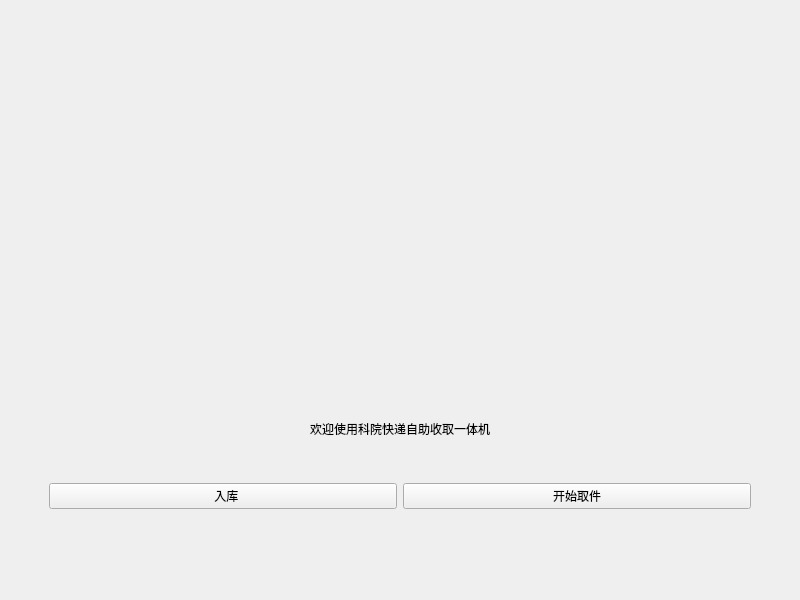
<?xml version="1.0" encoding="UTF-8"?>
<ui version="4.0">
 <class>Function_Selection_Window</class>
 <widget class="QMainWindow" name="Function_Selection_Window">
  <property name="geometry">
   <rect>
    <x>0</x>
    <y>0</y>
    <width>800</width>
    <height>600</height>
   </rect>
  </property>
  <property name="minimumSize">
   <size>
    <width>800</width>
    <height>600</height>
   </size>
  </property>
  <property name="maximumSize">
   <size>
    <width>800</width>
    <height>600</height>
   </size>
  </property>
  <property name="windowTitle">
   <string>快递自助收取一体机 -欢迎使用</string>
  </property>
  <property name="windowIcon">
   <iconset>
    <normaloff>Resource/icon.png</normaloff>Resource/icon.png</iconset>
  </property>
  <widget class="QWidget" name="centralwidget">
   <property name="minimumSize">
    <size>
     <width>800</width>
     <height>600</height>
    </size>
   </property>
   <property name="maximumSize">
    <size>
     <width>800</width>
     <height>600</height>
    </size>
   </property>
   <layout class="QHBoxLayout" name="horizontalLayout_2">
    <item>
     <layout class="QVBoxLayout" name="verticalLayout">
      <property name="leftMargin">
       <number>40</number>
      </property>
      <property name="topMargin">
       <number>40</number>
      </property>
      <property name="rightMargin">
       <number>40</number>
      </property>
      <property name="bottomMargin">
       <number>40</number>
      </property>
      <item>
       <widget class="QLabel" name="welcome_pic">
        <property name="maximumSize">
         <size>
          <width>780</width>
          <height>287</height>
         </size>
        </property>
        <property name="layoutDirection">
         <enum>Qt::LeftToRight</enum>
        </property>
        <property name="autoFillBackground">
         <bool>false</bool>
        </property>
        <property name="text">
         <string/>
        </property>
        <property name="pixmap">
         <pixmap>Resource/welcom.jpg</pixmap>
        </property>
        <property name="scaledContents">
         <bool>true</bool>
        </property>
       </widget>
      </item>
      <item>
       <widget class="QLabel" name="welcome_title">
        <property name="sizePolicy">
         <sizepolicy hsizetype="Preferred" vsizetype="Maximum">
          <horstretch>0</horstretch>
          <verstretch>0</verstretch>
         </sizepolicy>
        </property>
        <property name="layoutDirection">
         <enum>Qt::LeftToRight</enum>
        </property>
        <property name="styleSheet">
         <string notr="true">font: -75 20pt &quot;微软雅黑&quot;;</string>
        </property>
        <property name="text">
         <string>欢迎使用科院快递自助收取一体机</string>
        </property>
        <property name="textFormat">
         <enum>Qt::AutoText</enum>
        </property>
        <property name="alignment">
         <set>Qt::AlignHCenter|Qt::AlignTop</set>
        </property>
        <property name="margin">
         <number>10</number>
        </property>
       </widget>
      </item>
      <item>
       <layout class="QHBoxLayout" name="horizontalLayout">
        <item>
         <widget class="QPushButton" name="storeButton">
          <property name="layoutDirection">
           <enum>Qt::LeftToRight</enum>
          </property>
          <property name="styleSheet">
           <string notr="true">font: 20pt &quot;微软雅黑&quot;</string>
          </property>
          <property name="text">
           <string>  入库</string>
          </property>
          <property name="icon">
           <iconset>
            <normaloff>Resource/storage_button.png</normaloff>Resource/storage_button.png</iconset>
          </property>
          <property name="iconSize">
           <size>
            <width>200</width>
            <height>200</height>
           </size>
          </property>
         </widget>
        </item>
        <item>
         <widget class="QPushButton" name="pickupButton">
          <property name="styleSheet">
           <string notr="true">font: 20pt &quot;微软雅黑&quot;;</string>
          </property>
          <property name="text">
           <string>开始取件</string>
          </property>
          <property name="icon">
           <iconset>
            <normaloff>Resource/Pickup_button.png</normaloff>Resource/Pickup_button.png</iconset>
          </property>
          <property name="iconSize">
           <size>
            <width>200</width>
            <height>200</height>
           </size>
          </property>
         </widget>
        </item>
       </layout>
      </item>
     </layout>
    </item>
   </layout>
  </widget>
 </widget>
 <resources/>
 <connections/>
</ui>
